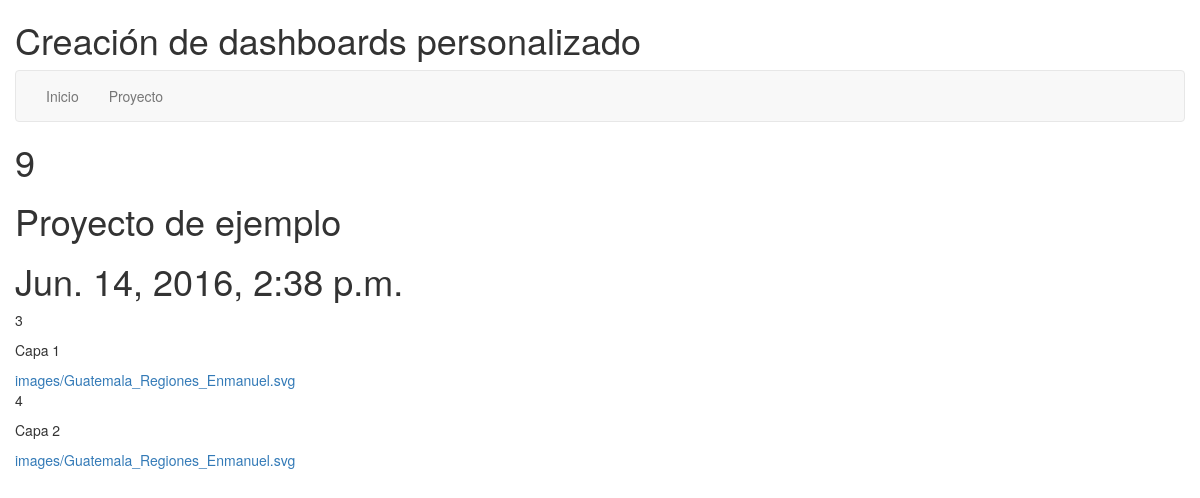
The page /project/9 on the database its author committed.
### dashboardConfigApp/models.py (models this page shows, shortened)
class Proyecto(models.Model):
	nombre = models.CharField(max_length=100)
	fechaCreacion = models.DateTimeField(default=timezone.now)

class Capa(models.Model):
	descripcion = models.CharField(max_length=140)
	image = models.ForeignKey(Image)

class Image(models.Model):
	descripcion = models.CharField(max_length=100)
	imagen = models.FileField(upload_to='images/', default='images/none_image.jpg')
	proyecto = models.ForeignKey(Proyecto)
	def __str__(self):
		return self.imagen.name

### dashboardConfigApp/views.py (the view)
# urls.py: url(r'^project/(\d+)$', GetLayersByProject, name='configProject'),
def GetLayersByProject(request, idProject):
	if(request.method == 'GET'):
		imagesList = Image.objects.filter(proyecto__pk = idProject)
		project = Proyecto.objects.get(pk = idProject)
		layers =  Capa.objects.filter(image__in = imagesList)
		dictionary = {
			'layers': layers,
			'project': project
		}
		return render(request, "configProject.html", dictionary)

### dashboardConfigApp/templates/configProject.html
{% extends "base.html" %}
{% block content %}
		<h1>{{project.pk}}</h1>
		<h1>{{project.nombre}}</h1>
		<h1>{{project.fechaCreacion}}</h1>
		{% for layer in layers %}
			<p>{{layer.pk}}</p>
			<p>{{layer.descripcion}}</p>
			<a href="{{layer.image}}">{{layer.image}}</a>
		{% endfor%}
{% endblock content %}

### rows shown on the page
Proyecto: pk "9", nombre "Proyecto de ejemplo", fechaCreacion "Jun. 14, 2016, 2:38 p.m."
Capa: pk "3", descripcion "Capa 1", image "images/Guatemala_Regiones_Enmanuel.svg"
Capa: pk "4", descripcion "Capa 2", image "images/Guatemala_Regiones_Enmanuel.svg"
